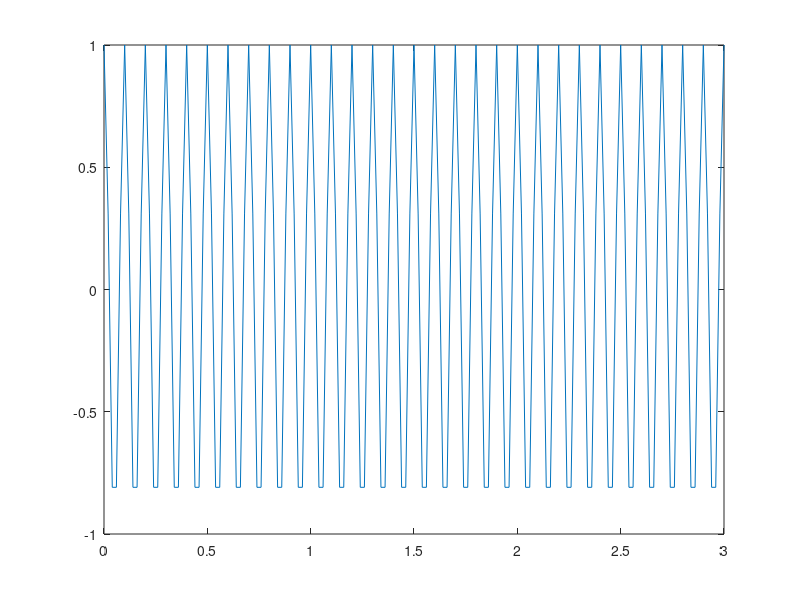
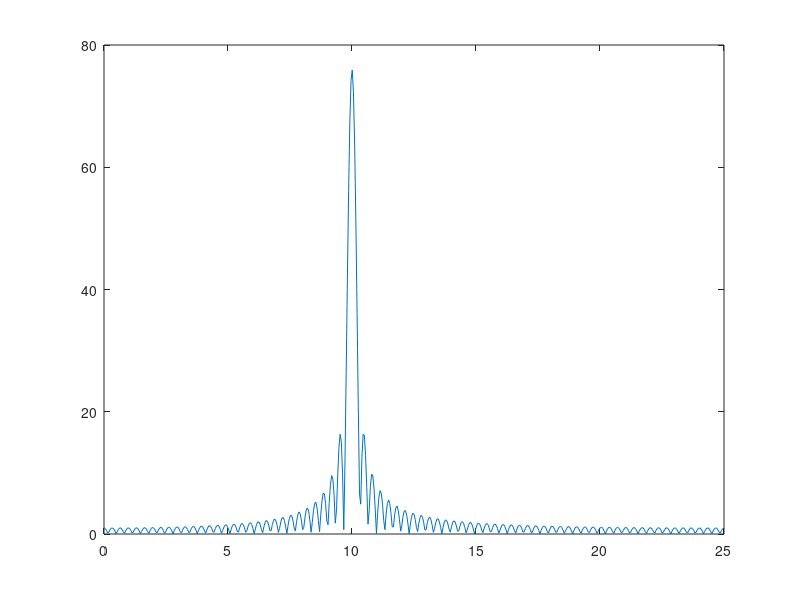
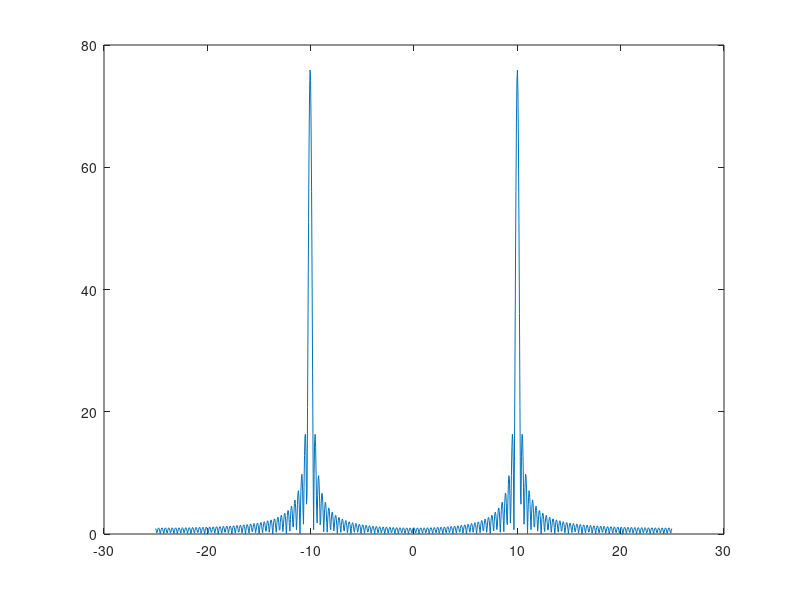

Here is the MATLAB script that generated these plots, in order:
%FFT using Built-in function
close all
clear
clc

f=10;
fs=50;
t=0:1/fs:3;
w=2*pi*f;
y=cos(w*t);

figure
plot(t,y)

%Sinlge Sided
f=(0:511)*fs/1024;
z=fft(y,1024);
magz=abs(z(1:512));
figure 
plot(f,magz)

%Both Sided
f=(-512:511)*fs/1024;
z=fft(y,1024);
magz=abs(z(1:512));
magzz=[];
for i=1:512
  magzz(i)=magz(512-i+1);
end
zz=[magzz magz];
figure 
plot(f,zz)